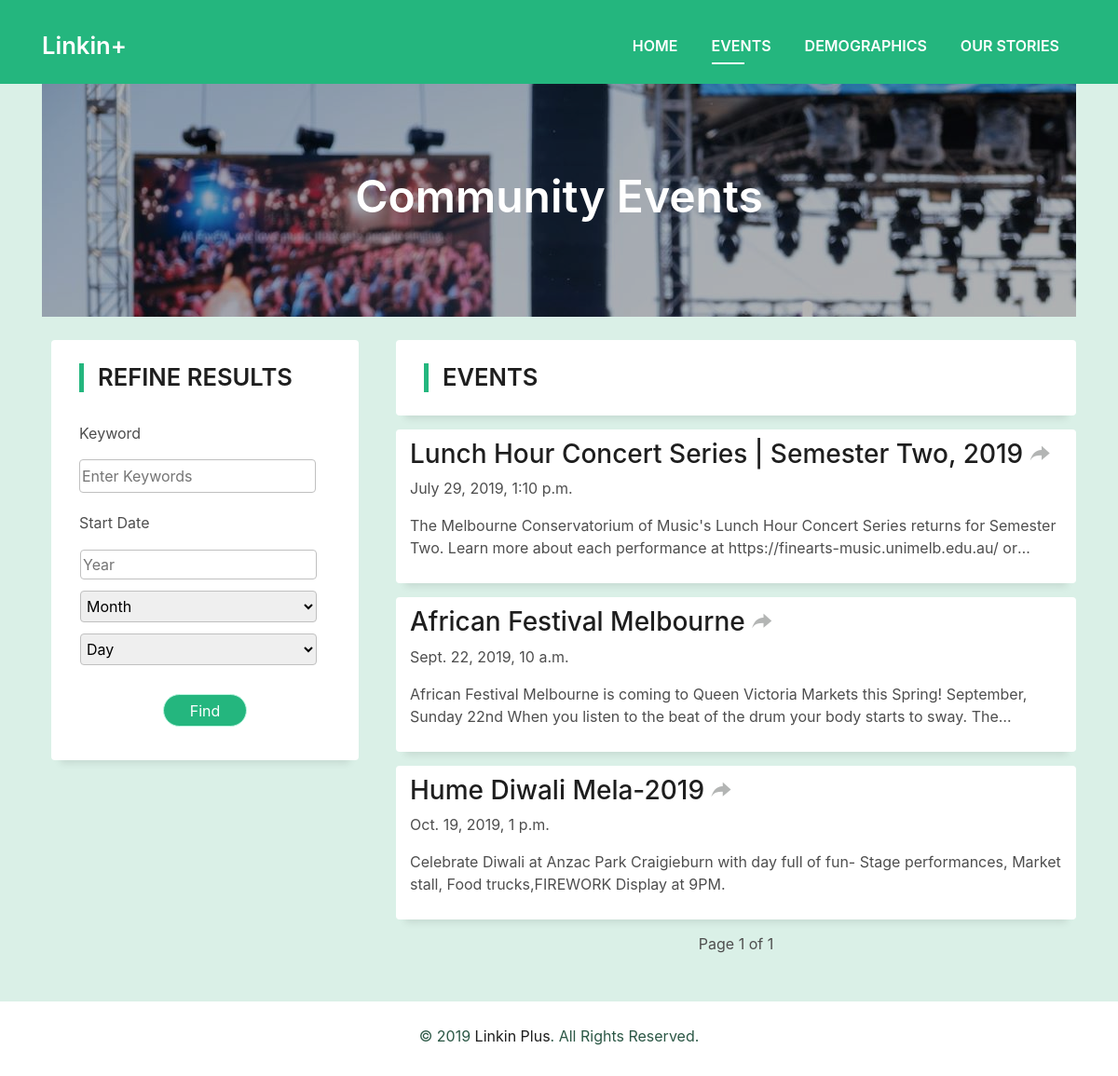
The app's page /immigrant/events?page=2 (signed in), older data.
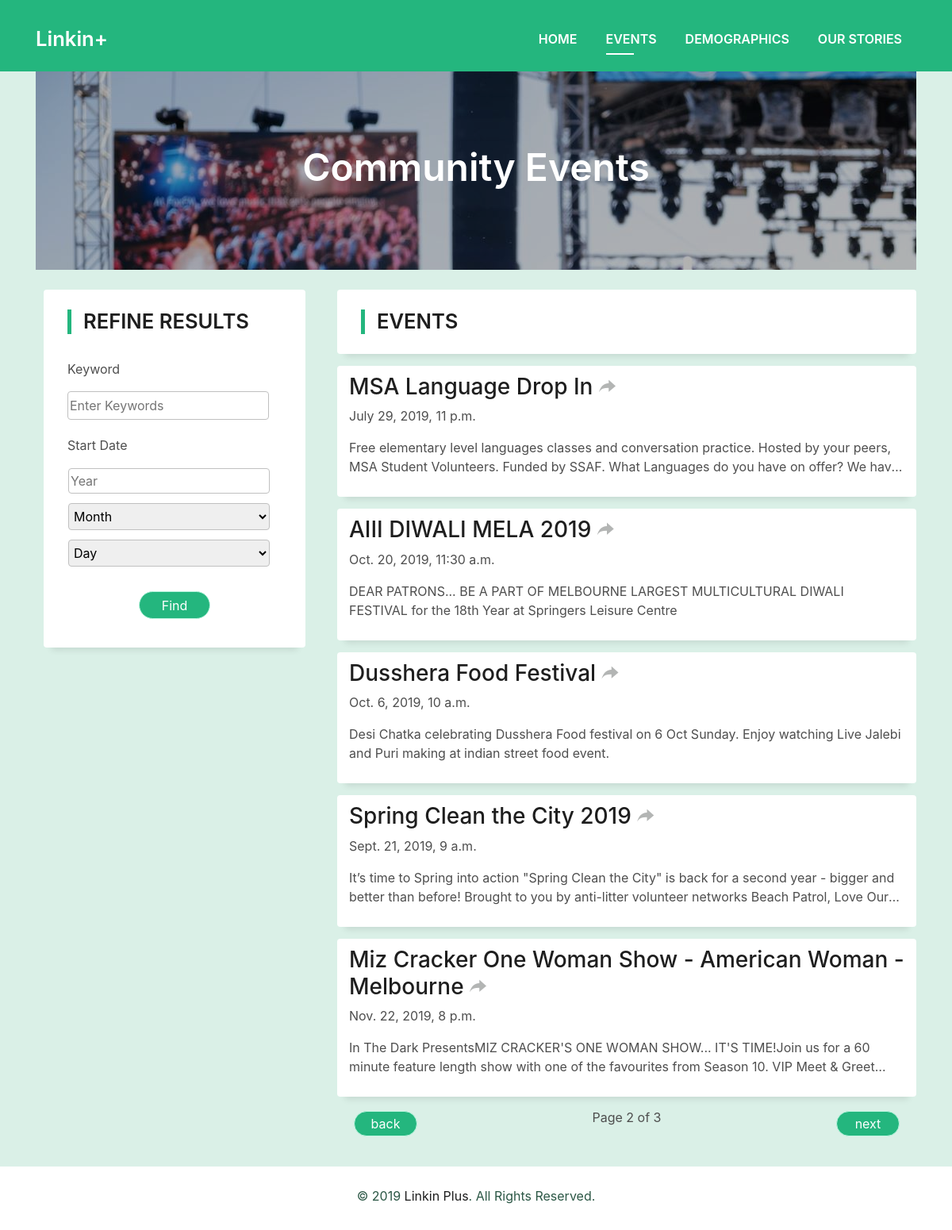
The same page, newer data.
### Immigrant/models.py (models this page shows, shortened)
class Event(models.Model):
    title = models.CharField(max_length=100)
    description = models.TextField()
    link = models.CharField(max_length=300)
    start_date = models.DateTimeField()
    end_date = models.DateTimeField()

### Immigrant/views.py (the view)
# urls.py: path('events', views.event_display, name='event_display'),
def event_display(request):
    events = Event.objects.all()
    paginator = Paginator(events, 5)
    page_num = request.GET.get('page', 1)
    page_of_events = paginator.get_page(page_num)
    context = {}
    context['page_of_events'] = page_of_events
    return render(request, "event_display.html", context)

### Immigrant/templates/event_display.html (shortened to what this page needs)
{% extends 'layout.html' %}
{% load staticfiles %}
{% block content %}
    <div style="background-color: #24b67e; height: 90px;"></div>
    <section id="event">
        <div class="container" style="height: 250px;">
            <div style="background-image: url(/static/images/event.jpg);">
                <div class="intro-content display-table">
                    <div class="table-cell box-banner">
                        <div align="center" class="container" >
                            <h2 class="box-banner-text">Community Events</h2>
                        </div>
                    </div>
                </div>
            </div>
        </div>
        <div class="container info-area">
            <div class="row">
                <div class="col-xs-12 col-md-5 col-lg-4">
                    <div class="find-area">
                        <h2 class="sidebar-title">Refine Results</h2>
                        <form action="{% url 'search' %}">
                            <div align="center">
                                <div class="row find-div">
                                    <div class="col-xs-4">
                                        <p style="margin-right: 15px;">Keyword&nbsp;</p>
                                    </div>
                                    <div class="col-xs-8">
                                        <input type="text" name="keyword" placeholder="Enter Keywords" value="" class="find-input">
                                    </div>
                                </div>
                                <div class="row find-div">
                                    <div class="col-xs-4">
                                        <p style="margin-right: 5px;">Start&nbsp;Date&nbsp;</p>
                                    </div>
                                    <div class="col-xs-8">
                                        <table>
                                            <tr>
                                                <td>
                                                    <input id="year" type="number" name="year" placeholder="Year" value="" class="find-input" onblur="checkYear()" oninput="changeDate()">
                                                </td>
                                            </tr>
                                            <tr>
                                                <td>
                                                    <select id="month" class="find-input" style="margin: 10px 0;" onchange="changeDate()">
                                                        <option value="0" name="">Month</option>
                                                    </select>
                                                </td>
                                            </tr>
                                            <tr>
                                                <td>
                                                    <select id="day" class="find-input" onchange="changeDay()">
                                                        <option value="0">Day</option>
                                                    </select>
                                                </td>
                                            </tr>
                                        </table>
                                    </div>
                                </div>
                                <button class="button button-a button-rouded" type="submit" style="width: 90px; margin-top: 30px; margin-bottom: 10px;">Find</button>
                            </div>
                        </form>
                    </div>
                </div>
                <div class="col-xs-12 col-md-7 col-lg-8">
                    <div class="event-unit" style="padding-top: 25px;">
                        <h2 class="sidebar-title" style="margin-bottom: 15px;">Events</h2>
                    </div>
                    {% for event in page_of_events %}
                        <div class="event-unit">
                            <h3><a href="{{ event.link }}" target="_blank">{{ event.title }}&nbsp;<span style="color: #b3b5b4;"><i class="ion-forward"></i></span></a></h3>
                            <p>{{ event.start_date }}</p>
                            <p class="event-desc">{{ event.description }}</p>
                        </div>
                    {% endfor %}
                    <div class="row" style="margin-bottom: 15px;">
                        <table style="width: 100%;">
                            <tr align="center">
                                <td style="width: 20%;">
                                    {% if page_of_events.has_previous %}
                                        <a class="button button-a button-rouded" style="width: 80px;" href="{% url 'event_display' %}?page={{ page_of_events.previous_page_number }}">
                                            back
                                        </a>
                                    {% endif %}
                                </td>
                                <td style="width: 60%"><p>Page {{ page_of_events.number }} of {{ page_of_events.paginator.num_pages }}</p></td>
                                <td style="width: 20%;">
                                    {% if page_of_events.has_next %}
                                        <a class="button button-a button-rouded" style="width: 80px;" href="{% url 'event_display' %}?page={{ page_of_events.next_page_number }}">
                                            next
                                        </a>
                                    {% endif %}
                                </td>
                            </tr>
                        </table>
                    </div>
                </div>
            </div>
        </div>
    </section>
{% endblock %}
{% block events %}
    active
{% endblock %}

### templates/layout.html (shortened to what this page needs)
{% load staticfiles %}
<html lang="en">
<head>
    <link rel="stylesheet" href="/static/lib/bootstrap/css/bootstrap.min.css">
    <link rel="stylesheet" href="/static/lib/font-awesome/css/font-awesome.min.css">
    <link rel="stylesheet" href="/static/lib/animate/animate.min.css">
    <link rel="stylesheet" href="/static/lib/ionicons/css/ionicons.min.css">
    <link rel="stylesheet" href="/static/lib/owlcarousel/assets/owl.carousel.min.css">
    <link rel="stylesheet" href="/static/lib/lightbox/css/lightbox.min.css">
    <link rel="stylesheet" href="/static/css/style.css">
</head>
<body>
    {% if user.is_authenticated %}
        <nav class="navbar navbar-b navbar-trans navbar-expand-md fixed-top" id="mainNav">
            <div class="container">
                <a class="navbar-brand js-scroll" href="{% url 'home' %}">
                    Linkin+
                </a>
                <div class="navbar-collapse collapse justify-content-end" id="navbarDefault">
                    <ul class="navbar-nav">
                        <li class="nav-item">
                            <a class="nav-link js-scroll {% block home %}{% endblock %}" href="{% url 'home' %}">Home</a>
                        </li>
                        <li class="nav-item">
                            <a class="nav-link js-scroll {% block events %}{% endblock %}" href="{% url 'event_display' %}">Events</a>
                        </li>
                        <li class="nav-item">
                            <a class="nav-link js-scroll {% block maps %}{% endblock %}" href="{% url 'map_display' %}">Demographics</a>
                        </li>
                        <li class="nav-item">
                            <a class="nav-link js-scroll {% block about %}{% endblock %}" href="{% url 'about' %}">Our Stories</a>
                        </li>
                    </ul>
                </div>
            </div>
        </nav>
        {% block content %}{% endblock %}
        <footer>
            <div class="container">
                <div style="color: #2b5745;" align="center">
                    &copy; 2019 <a target="_blank" href="{% url 'about' %}" title="Linkin Plus">Linkin Plus</a>. All Rights Reserved.
                </div>
            </div>
        </footer>
    {% endif %}
</body>
</html>

### static/css/style.css (style rules this page uses)
body { background-color: #daf0e7; color: #4e4e4e; }
h1, h2, h3, h4, h5, h6 { color: #1e1e1e; }
a { color: #1e1e1e; transition: all 0.5s ease-in-out; }
.display-table { width: 100%; height: 100%; display: table; }
.table-cell { display: table-cell; vertical-align: middle; }
.box-banner { background-color: rgba(0, 0, 0, 0.3); height: 100%; width: 100%; }
.box-banner-text { font-weight: 640; color: white; font-size: 3rem; }
.navbar-b { transition: all .5s ease-in-out; background-color: transparent; padding-top: 1.563rem; padding-bottom: 1.563rem; }
.navbar-b.navbar-trans .nav-item, .navbar-b.navbar-reduce .nav-item { position: relative; padding-right: 10px; padding-left: 0; }
.navbar-b.navbar-trans .nav-link, .navbar-b.navbar-reduce .nav-link { color: #fff; text-transform: uppercase; font-weight: 600; }
.navbar-b.navbar-trans .nav-link:before, .navbar-b.navbar-reduce .nav-link:before { content: ''; position: absolute; margin-left: 0px; width: 0%; bottom: 0; left: 0; height: 2px; transition: all 500ms ease; }
.navbar-b.navbar-trans .show > .nav-link:before, .navbar-b.navbar-trans .active > .nav-link:before, .navbar-b.navbar-trans .nav-link.show:before, .navbar-b.navbar-trans .nav-link.active:before, .navbar-b.navbar-reduce .show > .nav-link:before, .navbar-b.navbar-reduce .active > .nav-link:before, .navbar-b.navbar-reduce .nav-link.show:before, .navbar-b.navbar-reduce .nav-link.active:before { width: 35px; }
.navbar-b.navbar-trans .nav-link:before { background-color: #fff; }
.navbar-b.navbar-trans .show > .nav-link, .navbar-b.navbar-trans .active > .nav-link, .navbar-b.navbar-trans .nav-link.show, .navbar-b.navbar-trans .nav-link.active { color: #fff; }
.navbar-b .navbar-brand { color: #fff; font-size: 1.6rem; font-weight: 600; }
.info-area { margin-top: 10px; }
.find-area { background-color: #ffffff; margin: 15px 10px; padding: 10px 15px; padding-top: 25px; border-radius: 4px; box-shadow: 0 13px 8px -10px rgba(0, 0, 0, 0.1); }
.find-div { margin-top: 20px; margin-left: 15px; margin-right: 5px; }
.find-input { width: 100%; padding: 5px 2px; border-radius: 4px; border: 1px solid #C0C0C0; }
.event-unit { background-color: #ffffff; margin: 15px 0; padding: 10px 15px; border-radius: 4px; box-shadow: 0 13px 8px -10px rgba(0, 0, 0, 0.1); }
.event-desc { overflow: hidden; text-overflow: ellipsis; display: -webkit-box; display: box; -webkit-line-clamp: 2; -webkit-box-orient: vertical; }
.sidebar-title { font-size: 1.6rem; font-weight: 600; border-left: 5px solid #24b67e; padding-left: 15px; text-transform: uppercase; margin-left: 15px; margin-bottom: 2rem; }
footer { text-align: center; margin-top: 20px; height: 80px; padding-top: 25px; background-color: #fff; }
.button { display: inline-block; padding: .3rem .6rem; text-align: center; vertical-align: middle; -webkit-user-select: none; -moz-user-select: none; -ms-user-select: none; user-select: none; font-size: 1rem; border-radius: .3rem; border: 1px solid transparent; transition: all 500ms ease; cursor: pointer; }
.button-a { background-color: #24b67e; color: #fff; border-color: #bbf5df; }
.button-rouded { border-radius: 5rem; }
@media (min-width: 768px) { .navbar-b.navbar-trans .nav-item, .navbar-b.navbar-reduce .nav-item { padding-left: 10px; } }
@media (min-width: 768px) { .navbar-b.navbar-trans .nav-link:before, .navbar-b.navbar-reduce .nav-link:before { margin-left: 18px; } }

Row changes from the older to the newer data that the page shows:
no longer on this page (row unchanged): Event: title "Lunch Hour Concert Series | Semester Two, 2019", start_date "July 29, 2019, 1:10 p.m.", description "The Melbourne Conservatorium of Music's Lunch Hour Concert Series returns for Semester Two. Learn more about each performance at https://finearts-music.unimelb.edu.au/…"
no longer on this page (row unchanged): Event: title "African Festival Melbourne", start_date "Sept. 22, 2019, 10 a.m.", description "African Festival Melbourne is coming to Queen Victoria Markets this Spring! September, Sunday 22nd When you listen to the beat of the drum your body starts to sway.…"
no longer on this page (row unchanged): Event: title "Hume Diwali Mela-2019", start_date "Oct. 19, 2019, 1 p.m.", description "Celebrate Diwali at Anzac Park Craigieburn with day full of fun- Stage performances, Market stall, Food trucks,FIREWORK Display at 9PM."
added Event: title "MSA Language Drop In", start_date "July 29, 2019, 11 p.m.", description "Free elementary level languages classes and conversation practice. Hosted by your peers, MSA Student Volunteers. Funded by SSAF. What Languages do you have on offer? We…"
added Event: title "AIII DIWALI MELA 2019", start_date "Oct. 20, 2019, 11:30 a.m.", description "DEAR PATRONS... BE A PART OF MELBOURNE LARGEST MULTICULTURAL DIWALI FESTIVAL for the 18th Year at Springers Leisure Centre"
added Event: title "Dusshera Food Festival", start_date "Oct. 6, 2019, 10 a.m.", description "Desi Chatka celebrating Dusshera Food festival on 6 Oct Sunday. Enjoy watching Live Jalebi and Puri making at indian street food event."
added Event: title "Spring Clean the City 2019", start_date "Sept. 21, 2019, 9 a.m.", description "It’s time to Spring into action \"Spring Clean the City\" is back for a second year - bigger and better than before! Brought to you by anti-litter volunteer networks Beach Patrol, Love…"
added Event: title "Miz Cracker One Woman Show - American Woman - Melbourne", start_date "Nov. 22, 2019, 8 p.m.", description "In The Dark PresentsMIZ CRACKER'S ONE WOMAN SHOW... IT'S TIME!Join us for a 60 minute feature length show with one of the favourites from Season 10. VIP Meet &…"
Text that changed along with them:
{{ page_of_events.number }}: "1" → "2"
{{ page_of_events.paginator.num_pages }}: "1" → "3"
text now shown: "back next"
